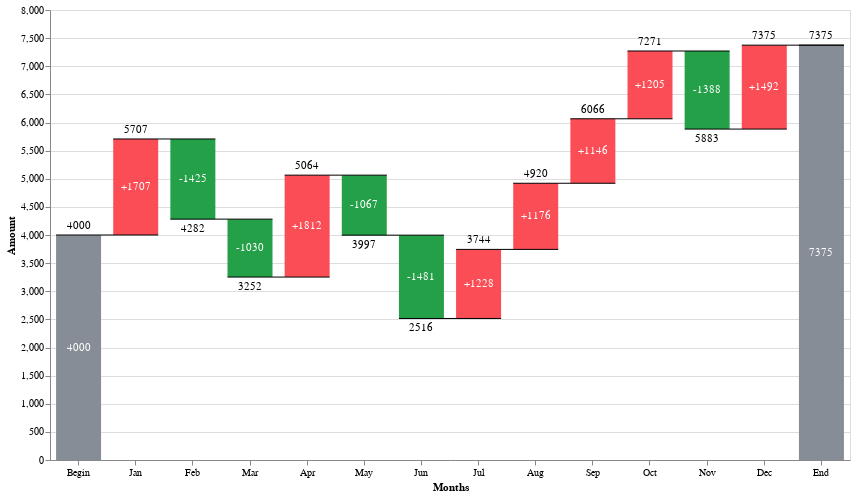

Notebook code for this chart:
### Markdown cell above
Waterfall Chart

### Code cell
import altair as alt
import pandas as pd

data = [
    {"label": "Begin", "amount": 4000},
    {"label": "Jan", "amount": 1707},
    {"label": "Feb", "amount": -1425},
    {"label": "Mar", "amount": -1030},
    {"label": "Apr", "amount": 1812},
    {"label": "May", "amount": -1067},
    {"label": "Jun", "amount": -1481},
    {"label": "Jul", "amount": 1228},
    {"label": "Aug", "amount": 1176},
    {"label": "Sep", "amount": 1146},
    {"label": "Oct", "amount": 1205},
    {"label": "Nov", "amount": -1388},
    {"label": "Dec", "amount": 1492},
    {"label": "End", "amount": 0},
]
source = pd.DataFrame(data)

# The "base_chart" defines the transform_window, transform_calculate, and X axis
base_chart = alt.Chart(source).transform_window(
    window_sum_amount="sum(amount)",
    window_lead_label="lead(label)",
).transform_calculate(
    calc_lead="datum.window_lead_label === null ? datum.label : datum.window_lead_label",
    calc_prev_sum="datum.label === 'End' ? 0 : datum.window_sum_amount - datum.amount",
    calc_amount="datum.label === 'End' ? datum.window_sum_amount : datum.amount",
    calc_text_amount="(datum.label !== 'Begin' && datum.label !== 'End' && datum.calc_amount > 0 ? '+' : '') + datum.calc_amount",
    calc_center="(datum.window_sum_amount + datum.calc_prev_sum) / 2",
    calc_sum_dec="datum.window_sum_amount < datum.calc_prev_sum ? datum.window_sum_amount : ''",
    calc_sum_inc="datum.window_sum_amount > datum.calc_prev_sum ? datum.window_sum_amount : ''",
).encode(
    x=alt.X(
        "label:O",
        axis=alt.Axis(title="Months", labelAngle=0),
        sort=None,
    )
)

# alt.condition does not support multiple if else conditions which is why
# we use a dictionary instead. See https://stackoverflow.com/a/66109641
# for more information
color_coding = {
    "condition": [
        {"test": "datum.label === 'Begin' || datum.label === 'End'", "value": "#878d96"},
        {"test": "datum.calc_amount < 0", "value": "#24a148"},
    ],
    "value": "#fa4d56",
}

bar = base_chart.mark_bar(size=45).encode(
    y=alt.Y("calc_prev_sum:Q", title="Amount"),
    y2=alt.Y2("window_sum_amount:Q"),
    color=color_coding,
)

# The "rule" chart is for the horizontal lines that connect the bars
rule = base_chart.mark_rule(
    xOffset=-22.5,
    x2Offset=22.5,
).encode(
    y="window_sum_amount:Q",
    x2="calc_lead",
)

# Add values as text
text_pos_values_top_of_bar = base_chart.mark_text(
    baseline="bottom",
    dy=-4
).encode(
    text=alt.Text("calc_sum_inc:N"),
    y="calc_sum_inc:Q"
)
text_neg_values_bot_of_bar = base_chart.mark_text(
    baseline="top",
    dy=4
).encode(
    text=alt.Text("calc_sum_dec:N"),
    y="calc_sum_dec:Q"
)
text_bar_values_mid_of_bar = base_chart.mark_text(baseline="middle").encode(
    text=alt.Text("calc_text_amount:N"),
    y="calc_center:Q",
    color=alt.value("white"),
)

alt.layer(
    bar,
    rule,
    text_pos_values_top_of_bar,
    text_neg_values_bot_of_bar,
    text_bar_values_mid_of_bar
).properties(
    width=800,
    height=450
)

### Figure 1 — Vega-Lite specification as saved in the notebook (floating-point values rounded to 4 significant figures)
{"config": {"view": {"continuousWidth": 400, "continuousHeight": 300}}, "layer": [{"mark": {"type": "bar", "size": 45}, "encoding": {"color": {"condition": [{"value": "#878d96", "test": "datum.label === 'Begin' || datum.label === 'End'"}, {"value": "#24a148", "test": "datum.calc_amount < 0"}], "value": "#fa4d56"}, "x": {"axis": {"labelAngle": 0, "title": "Months"}, "field": "label", "sort": null, "type": "ordinal"}, "y": {"field": "calc_prev_sum", "title": "Amount", "type": "quantitative"}, "y2": {"field": "window_sum_amount"}}, "transform": [{"window": [{"op": "sum", "field": "amount", "as": "window_sum_amount"}, {"op": "lead", "field": "label", "as": "window_lead_label"}]}, {"calculate": "datum.window_lead_label === null ? datum.label : datum.window_lead_label", "as": "calc_lead"}, {"calculate": "datum.label === 'End' ? 0 : datum.window_sum_amount - datum.amount", "as": "calc_prev_sum"}, {"calculate": "datum.label === 'End' ? datum.window_sum_amount : datum.amount", "as": "calc_amount"}, {"calculate": "(datum.label !== 'Begin' && datum.label !== 'End' && datum.calc_amount > 0 ? '+' : '') + datum.calc_amount", "as": "calc_text_amount"}, {"calculate": "(datum.window_sum_amount + datum.calc_prev_sum) / 2", "as": "calc_center"}, {"calculate": "datum.window_sum_amount < datum.calc_prev_sum ? datum.window_sum_amount : ''", "as": "calc_sum_dec"}, {"calculate": "datum.window_sum_amount > datum.calc_prev_sum ? datum.window_sum_amount : ''", "as": "calc_sum_inc"}]}, {"mark": {"type": "rule", "x2Offset": 22.5, "xOffset": -22.5}, "encoding": {"x": {"axis": {"labelAngle": 0, "title": "Months"}, "field": "label", "sort": null, "type": "ordinal"}, "x2": {"field": "calc_lead"}, "y": {"field": "window_sum_amount", "type": "quantitative"}}, "transform": [{"window": [{"op": "sum", "field": "amount", "as": "window_sum_amount"}, {"op": "lead", "field": "label", "as": "window_lead_label"}]}, {"calculate": "datum.window_lead_label === null ? datum.label : datum.window_lead_label", "as": "calc_lead"}, {"calculate": "datum.label === 'End' ? 0 : datum.window_sum_amount - datum.amount", "as": "calc_prev_sum"}, {"calculate": "datum.label === 'End' ? datum.window_sum_amount : datum.amount", "as": "calc_amount"}, {"calculate": "(datum.label !== 'Begin' && datum.label !== 'End' && datum.calc_amount > 0 ? '+' : '') + datum.calc_amount", "as": "calc_text_amount"}, {"calculate": "(datum.window_sum_amount + datum.calc_prev_sum) / 2", "as": "calc_center"}, {"calculate": "datum.window_sum_amount < datum.calc_prev_sum ? datum.window_sum_amount : ''", "as": "calc_sum_dec"}, {"calculate": "datum.window_sum_amount > datum.calc_prev_sum ? datum.window_sum_amount : ''", "as": "calc_sum_inc"}]}, {"mark": {"type": "text", "baseline": "bottom", "dy": -4}, "encoding": {"text": {"field": "calc_sum_inc", "type": "nominal"}, "x": {"axis": {"labelAngle": 0, "title": "Months"}, "field": "label", "sort": null, "type": "ordinal"}, "y": {"field": "calc_sum_inc", "type": "quantitative"}}, "transform": [{"window": [{"op": "sum", "field": "amount", "as": "window_sum_amount"}, {"op": "lead", "field": "label", "as": "window_lead_label"}]}, {"calculate": "datum.window_lead_label === null ? datum.label : datum.window_lead_label", "as": "calc_lead"}, {"calculate": "datum.label === 'End' ? 0 : datum.window_sum_amount - datum.amount", "as": "calc_prev_sum"}, {"calculate": "datum.label === 'End' ? datum.window_sum_amount : datum.amount", "as": "calc_amount"}, {"calculate": "(datum.label !== 'Begin' && datum.label !== 'End' && datum.calc_amount > 0 ? '+' : '') + datum.calc_amount", "as": "calc_text_amount"}, {"calculate": "(datum.window_sum_amount + datum.calc_prev_sum) / 2", "as": "calc_center"}, {"calculate": "datum.window_sum_amount < datum.calc_prev_sum ? datum.window_sum_amount : ''", "as": "calc_sum_dec"}, {"calculate": "datum.window_sum_amount > datum.calc_prev_sum ? datum.window_sum_amount : ''", "as": "calc_sum_inc"}]}, {"mark": {"type": "text", "baseline": "top", "dy": 4}, "encoding": {"text": {"field": "calc_sum_dec", "type": "nominal"}, "x": {"axis": {"labelAngle": 0, "title": "Months"}, "field": "label", "sort": null, "type": "ordinal"}, "y": {"field": "calc_sum_dec", "type": "quantitative"}}, "transform": [{"window": [{"op": "sum", "field": "amount", "as": "window_sum_amount"}, {"op": "lead", "field": "label", "as": "window_lead_label"}]}, {"calculate": "datum.window_lead_label === null ? datum.label : datum.window_lead_label", "as": "calc_lead"}, {"calculate": "datum.label === 'End' ? 0 : datum.window_sum_amount - datum.amount", "as": "calc_prev_sum"}, {"calculate": "datum.label === 'End' ? datum.window_sum_amount : datum.amount", "as": "calc_amount"}, {"calculate": "(datum.label !== 'Begin' && datum.label !== 'End' && datum.calc_amount > 0 ? '+' : '') + datum.calc_amount", "as": "calc_text_amount"}, {"calculate": "(datum.window_sum_amount + datum.calc_prev_sum) / 2", "as": "calc_center"}, {"calculate": "datum.window_sum_amount < datum.calc_prev_sum ? datum.window_sum_amount : ''", "as": "calc_sum_dec"}, {"calculate": "datum.window_sum_amount > datum.calc_prev_sum ? datum.window_sum_amount : ''", "as": "calc_sum_inc"}]}, {"mark": {"type": "text", "baseline": "middle"}, "encoding": {"color": {"value": "white"}, "text": {"field": "calc_text_amount", "type": "nominal"}, "x": {"axis": {"labelAngle": 0, "title": "Months"}, "field": "label", "sort": null, "type": "ordinal"}, "y": {"field": "calc_center", "type": "quantitative"}}, "transform": [{"window": [{"op": "sum", "field": "amount", "as": "window_sum_amount"}, {"op": "lead", "field": "label", "as": "window_lead_label"}]}, {"calculate": "datum.window_lead_label === null ? datum.label : datum.window_lead_label", "as": "calc_lead"}, {"calculate": "datum.label === 'End' ? 0 : datum.window_sum_amount - datum.amount", "as": "calc_prev_sum"}, {"calculate": "datum.label === 'End' ? datum.window_sum_amount : datum.amount", "as": "calc_amount"}, {"calculate": "(datum.label !== 'Begin' && datum.label !== 'End' && datum.calc_amount > 0 ? '+' : '') + datum.calc_amount", "as": "calc_text_amount"}, {"calculate": "(datum.window_sum_amount + datum.calc_prev_sum) / 2", "as": "calc_center"}, {"calculate": "datum.window_sum_amount < datum.calc_prev_sum ? datum.window_sum_amount : ''", "as": "calc_sum_dec"}, {"calculate": "datum.window_sum_amount > datum.calc_prev_sum ? datum.window_sum_amount : ''", "as": "calc_sum_inc"}]}], "data": {"name": "data-aa99f5659d5467848154fd472da6cfe5"}, "height": 450, "width": 800, "$schema": "https://vega.github.io/schema/vega-lite/v4.17.0.json", "datasets": {"data-aa99f5659d5467848154fd472da6cfe5": [{"label": "Begin", "amount": 4000}, {"label": "Jan", "amount": 1707}, {"label": "Feb", "amount": -1425}, {"label": "Mar", "amount": -1030}, {"label": "Apr", "amount": 1812}, {"label": "May", "amount": -1067}, {"label": "Jun", "amount": -1481}, {"label": "Jul", "amount": 1228}, {"label": "Aug", "amount": 1176}, {"label": "Sep", "amount": 1146}, {"label": "Oct", "amount": 1205}, {"label": "Nov", "amount": -1388}, {"label": "Dec", "amount": 1492}, {"label": "End", "amount": 0}]}}
